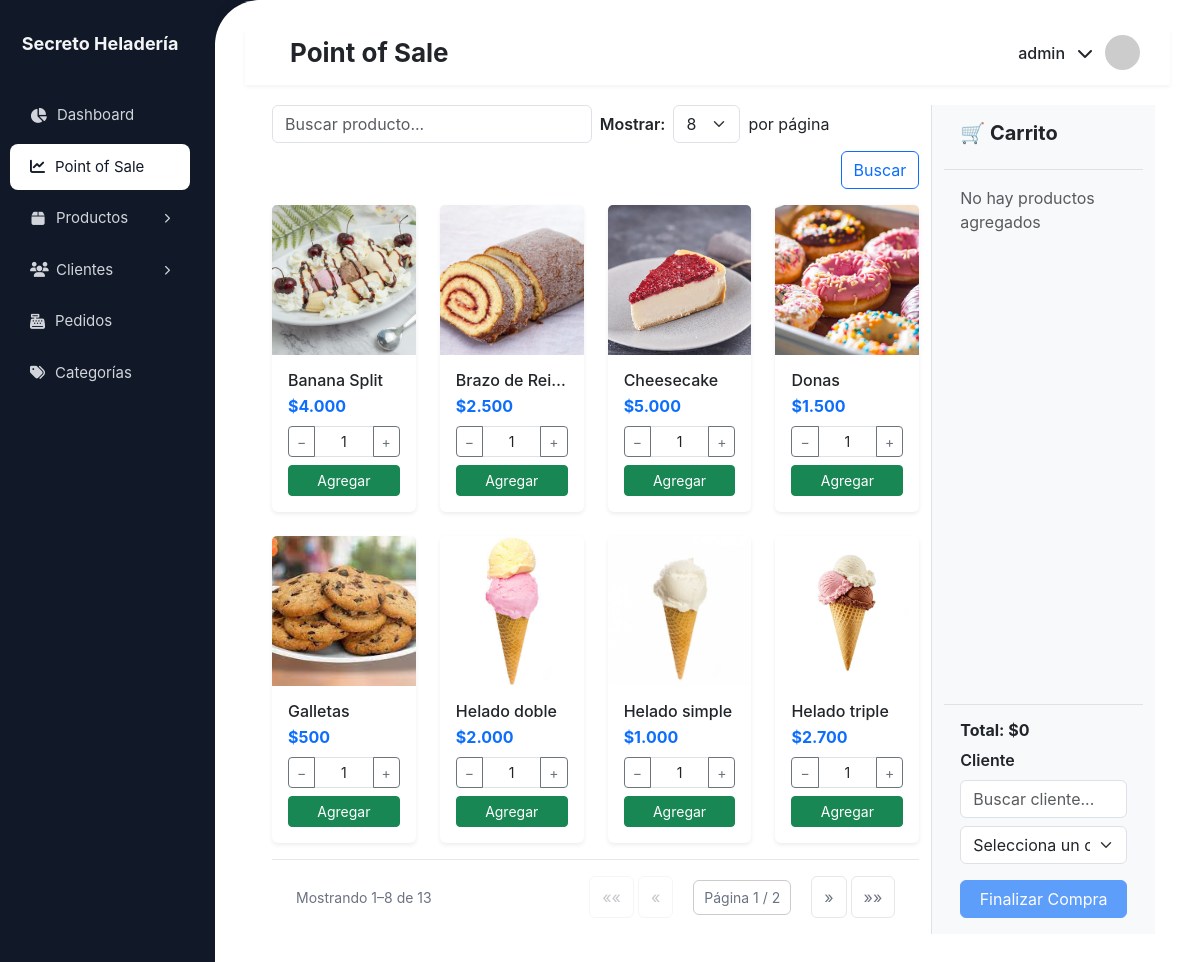
Screenshot of /heladeria/pos/ (signed in) with the database file from the repository.
### heladeria/models.py (models this page shows, shortened)
class BaseModel(models.Model):
    STATE_CHOICES = [
        ("ACTIVE", "Active"),
        ("INACTIVE", "Inactive"),
    ]
    state = models.CharField(max_length=10, choices=STATE_CHOICES, default="ACTIVE")
    created_at = models.DateTimeField(auto_now_add=True)
    updated_at = models.DateTimeField(auto_now=True)
    deleted_at = models.DateTimeField(null=True, blank=True)
    class Meta:
        abstract = True

class Producto(BaseModel):
    nombre = models.CharField(max_length=100)
    descripcion = models.TextField(blank=True, null=True)
    precio = models.DecimalField(max_digits=10, decimal_places=0)
    precio_compra = models.DecimalField(max_digits=10, decimal_places=0, default=0)
    stock = models.PositiveIntegerField(default=0)
    imagen = models.ImageField(upload_to='productos/', blank=True, null=True)
    categoria = models.ForeignKey(
        Categoria,
        on_delete=models.SET_NULL,
        null=True,
        blank=True,
        related_name='productos'
    )
    class Meta:
        db_table = 'devices_producto'

### heladeria/views.py (the view)
# urls.py: path('pos/', views.pos_home, name='pos_home'),
@login_required
def pos_home(request):
    q = (request.GET.get("q") or "").strip()
    productos_qs = Producto.objects.filter(state="ACTIVE").order_by("nombre")
    if q:
        productos_qs = productos_qs.filter(Q(nombre__icontains=q))
    per_page = request.GET.get("per_page", 8)
    try:
        per_page = int(per_page)
    except ValueError:
        per_page = 8
    paginator = Paginator(productos_qs, per_page)
    page_number = request.GET.get("page")
    try:
        page_obj = paginator.page(page_number)
    except PageNotAnInteger:
        page_obj = paginator.page(1)
    except EmptyPage:
        page_obj = paginator.page(paginator.num_pages)
    venta, created = Venta.objects.get_or_create(usuario=request.user, estado='CART')
    detalles_venta = DetalleVenta.objects.filter(venta=venta)
    total_ventas = Venta.objects.filter(usuario=request.user).count()
    total_productos = productos_qs.count()
    clientes = Cliente.objects.all()
    total_stock = sum([p.stock for p in productos_qs])
    total_ganancias = sum([v.total() for v in Venta.objects.filter(usuario=request.user)])
    total_carrito = 0
    total_carrito = sum(d.subtotal() for d in detalles_venta)
    params = request.GET.copy()
    params.pop("page", None)
    querystring = params.urlencode()
    context = {
        'clientes': clientes,
        'productos': page_obj.object_list,
        'page_obj': page_obj,
        'detalles_venta': detalles_venta,
        'total_ventas': total_ventas,
        'total_productos': total_productos,
        'total_stock': total_stock,
        'total_ganancias': total_ganancias,
        'total_carrito': total_carrito,
        'query': q,
        'querystring': querystring,
        'per_page': per_page,
    }
    if request.method == "POST" and 'confirmar_venta' in request.POST:
        venta.estado = 'COMPLETED'
        venta.fecha_venta = timezone.now()
        venta.save()
        messages.success(request, "La venta ha sido confirmada.")
        return redirect('pos_home')
    return render(request, "heladeria/pos_home.html", context)

### heladeria/models.py (called while the page is built)
    def total(self):
        return sum(detalle.subtotal() for detalle in self.detalleventa_set.all())

    def subtotal(self):
        precio = self.precio_unitario or self.producto.precio
        return precio * self.cantidad

    @property
    def nombre_completo(self):
        return f"{self.nombre} {self.apellido}"

### heladeria/templatetags/formatos.py (called while the page is built)
@register.filter
def precio_cl(value):
    try:
        value = int(float(value))
        return f"{value:,}".replace(",", ".")
    except:
        return value

### heladeria/templatetags/permisos_extras.py (called while the page is built)
@register.filter(name='tiene_grupo')
def tiene_grupo(user, nombre_grupo):
    return user.groups.filter(name=nombre_grupo).exists()

### heladeria/templates/heladeria/pos_home.html (shortened to what this page needs)
{% extends 'heladeria/base_generic.html' %}
{% load static %}
{% load formatos %}
{% block page_title %}Point of Sale{% endblock %}
{% block extra_css %}
<link rel="stylesheet" href="{% static 'heladeria/css/pos_home.css' %}">
{% endblock %}
{% block content %}
<div class="dashboard-wrapper">
  <div class="row h-100 gx-4 dashboard-row">
    <div class="col-md-8 col-lg-9 overflow-auto">
      <form method="get" class="mb-3 row g-2 align-items-center">
        <div class="col-sm-6 col-md-6 col-lg-6">
          <input type="text" name="q" class="form-control" placeholder="Buscar producto..." value="{{ query }}">
        </div>
        <div class="col-auto d-flex align-items-center">
          <label for="per_page" class="me-2 fw-semibold mb-0">Mostrar:</label>
          <select name="per_page" id="per_page" class="form-select me-2" style="width:auto;">
            <option value="8" {% if per_page|stringformat:'s' == '8' %}selected{% endif %}>8</option>
          </select>
          <span class="me-2">por página</span>
        </div>
        <div class="col-auto ms-auto">
          <button type="submit" class="btn btn-outline-primary">Buscar</button>
        </div>
      </form>
      <div id="productos-container">
        {% include "heladeria/_pos_parcial.html" %}
      </div>
    </div>
    <div class="col-md-4 col-lg-3 bg-light border-start d-flex flex-column">
      <div class="p-3 border-bottom">
        <h5 class="fw-bold">🛒 Carrito</h5>
      </div>
      <div id="carrito-lista" class="flex-grow-1 overflow-auto p-3">
      </div>
      <div class="p-3 border-top">
        <h6 class="fw-bold">Total: $<span id="total">0.00</span></h6>
        <form id="checkout-form" method="post" action="{% url 'confirmar_venta' %}">
          <div class="mb-2">
            <label for="cliente" class="form-label fw-semibold">Cliente</label>
            <input type="text" id="cliente-search" class="form-control mb-2" placeholder="Buscar cliente...">
            <select name="cliente" id="cliente" class="form-select" required>
              <option value="" selected disabled>Selecciona un cliente</option>
            </select>
          </div>
          <button type="submit" class="btn btn-primary w-100 mt-2" id="finalizar-btn" disabled>
            Finalizar Compra
          </button>
        </form>
      </div>
    </div>
  </div>
</div>
{% endblock %}

### heladeria/templates/heladeria/base_generic.html (shortened to what this page needs)
{% load static %}
{% load permisos_extras %}
<!DOCTYPE html>
<html lang="es">
<head>
  <link href="https://cdn.jsdelivr.net/npm/bootstrap@5.3.2/dist/css/bootstrap.min.css" rel="stylesheet">
  <link rel="stylesheet" href="https://cdnjs.cloudflare.com/ajax/libs/font-awesome/6.5.0/css/all.min.css">
  {% block extra_css %}{% endblock %}
  <link rel="stylesheet" href="{% static 'heladeria/css/layout.css' %}">
</head>
<body>
  <aside class="sidebar">
    <div class="brand">Secreto Heladería</div>
    <nav class="menu">
      {% if request.user|tiene_grupo:"Admin" %}
      <a href="{% url 'reporte_dashboard' %}"
        class="{% if request.resolver_match.url_name == 'reporte_dashboard' %}active{% endif %}">
          <i class="fa fa-chart-pie"></i> Dashboard
      </a>
      {% endif %}
      <a href="{% url 'pos_home' %}" class="{% if request.resolver_match.url_name == 'pos_home' %}active{% endif %}">
        <i class="fa fa-chart-line"></i> Point of Sale
      </a>
      {% if request.user|tiene_grupo:"Admin" %}
      <div class="menu-group
      ">
        <a href="{% url 'lista_productos' %}"
          class="menu-parent {% if request.resolver_match.url_name == 'lista_productos' %}active{% endif %}">
          <i class="fa fa-box"></i> Productos
          <i class="fa fa-chevron-right arrow"></i>
        </a>
      </div>
      {% endif %}
      <div class="menu-group
      ">
          <a href="{% url 'lista_clientes' %}"
            class="menu-parent {% if request.resolver_match.url_name == 'lista_clientes' %}active{% endif %}">
              <i class="fa fa-users"></i> Clientes
              <i class="fa fa-chevron-right arrow"></i>
          </a>
      </div>
      <a href="{% url 'lista_ventas' %}" class="{% if request.resolver_match.url_name == 'lista_ventas' %}active{% endif %}">
        <i class="fa fa-cash-register"></i> Pedidos
      </a>
      {% if request.user|tiene_grupo:"Admin" %}
      <a href="{% url 'lista_categorias' %}"
        class="{% if request.resolver_match.url_name == 'lista_categorias' %}active{% endif %}">
          <i class="fa fa-tags"></i> Categorías
      </a>
      {% endif %}
    </nav>
  </aside>
  <div class="main-content">
    <div class="content-box">
      <div class="topbar-background"></div>
      <div class="topbar d-flex justify-content-between align-items-center">
        <div class="d-flex align-items-center gap-3">
          <h2 class="mb-0">{% block page_title %}Página{% endblock %}</h2>
        </div>
        <div class="user user-dropdown">
          <span class="user-name">{{ user.username }}</span>
          <i class="fa fa-chevron-down"></i>
          <img class="user-avatar" src="https://ui-avatars.com/api/?name={{ user.username }}&background=random">
        </div>
      </div>
      {% block content %}{% endblock %}
    </div>
  </div>
</body>
</html>

### heladeria/templates/heladeria/_pos_parcial.html
{% load static %}
{% load formatos %}
{% block extra_css %}
<link rel="stylesheet" href="{% static 'heladeria/css/pos_home.css' %}">
{% endblock %}
<div class="row g-4">
  {% for producto in productos %}
  <div class="col-6 col-sm-4 col-md-3">
    <div class="card shadow-sm border-0 h-100">
      {% if producto.imagen %}
        <img src="{{ producto.imagen.url }}" class="card-img-top" alt="{{ producto.nombre|escape }}" style="height:150px; object-fit:cover;">
      {% else %}
        <div class="bg-secondary d-flex align-items-center justify-content-center" style="height:150px;">
          <span class="text-white">Sin imagen</span>
        </div>
      {% endif %}
      <div class="card-body d-flex flex-column">
        <h6 class="card-title mb-1 text-truncate" title="{{ producto.nombre|escape }}">
          {{ producto.nombre }}
        </h6>
        <p class="mb-2 text-primary fw-bold">${{ producto.precio|precio_cl }}</p>
        <div class="d-flex justify-content-center align-items-center mb-2">
          <div class="input-group input-group-sm" style="width:120px;">
            <button class="btn btn-outline-secondary btn-decr" type="button" data-target="#cantidad-{{ producto.id }}">−</button>
            <input id="cantidad-{{ producto.id }}"
              type="text"
              class="form-control text-center cantidad-input"
              value="1"
              inputmode="numeric"
              pattern="[0-9]*"
              maxlength="2">
            <button class="btn btn-outline-secondary btn-incr" type="button" data-target="#cantidad-{{ producto.id }}">+</button>
          </div>
        </div>
        <button
          type="button"
          class="btn btn-success btn-sm mt-auto add-btn"
          data-id="{{ producto.id }}"
          data-name="{{ producto.nombre|escape }}"
          data-price="{{ producto.precio|precio_cl }}">
          Agregar
        </button>
      </div>
    </div>
  </div>
  {% empty %}
    <p class="text-muted">No se encontraron productos.</p>
  {% endfor %}
</div>
{% if page_obj.has_other_pages %}
<div class="table-footer"
     style="display:flex; justify-content:space-between; align-items:center; gap:1rem; margin-top:1rem;">
    <div class="results-per-page">
        <span>Mostrando {{ page_obj.start_index }}–{{ page_obj.end_index }} de {{ page_obj.paginator.count }}</span>
    </div>
    <div class="pagination" style="display:flex; gap:4px; align-items:center;">
        <button class="pagination-btn"
                {% if page_obj.has_previous %}
                    data-page="1"
                {% else %} disabled {% endif %}>
            ««
        </button>
        <button class="pagination-btn"
                {% if page_obj.has_previous %}
                    data-page="{{ page_obj.previous_page_number }}"
                {% else %} disabled {% endif %}>
            «
        </button>
        <span class="pagination-info"
              style="padding:6px 10px; border:1px solid #ccc; border-radius:6px;">
            Página {{ page_obj.number }} / {{ page_obj.paginator.num_pages }}
        </span>
        <button class="pagination-btn"
                {% if page_obj.has_next %}
                    data-page="{{ page_obj.next_page_number }}"
                {% else %} disabled {% endif %}>
            »
        </button>
        <button class="pagination-btn"
                {% if page_obj.has_next %}
                    data-page="{{ page_obj.paginator.num_pages }}"
                {% else %} disabled {% endif %}>
            »»
        </button>
    </div>
</div>
{% endif %}

### heladeria/static/heladeria/css/pos_home.css (style rules this page uses)
:root { --primary-blue: #4F46E5; --hover-blue: #4338CA; --border-light: #E5E7EB; --text-gray: #6B7280; --bg-light: #F9FAFB; }
.table-footer { display: flex; justify-content: space-between; align-items: center; padding: 1rem 1.5rem; border-top: 1px solid var(--border-light); background: white; }
.results-per-page { display: flex; align-items: center; gap: 0.5rem; color: var(--text-gray); font-size: 0.875rem; }
.pagination { display: flex; gap: 0.5rem; align-items: center; }
.pagination-info { color: var(--text-gray); font-size: 0.875rem; margin: 0 1rem; }
.pagination-btn { padding: 0.5rem 0.75rem; background: white !important; border: 1px solid var(--border-light) !important; border-radius: 6px; color: var(--text-gray); cursor: pointer; transition: all 0.2s; }
.pagination-btn:disabled { opacity: 0.4; cursor: not-allowed; }
a { text-decoration: none; }

### heladeria/static/heladeria/css/layout.css (style rules this page uses)
body { background: #111827; margin: 0; display: flex; height: 100vh; overflow: hidden; font-family: "Inter", sans-serif; }
a { text-decoration: underline; }
.sidebar { position: fixed; left: 0; top: 0; width: 200px; height: 100vh; background: #111827; padding-top: 30px; display: flex; flex-direction: column; z-index: 100; overflow-y: auto; }
.sidebar .brand { font-size: 18px; font-weight: bold; text-align: center; margin-bottom: 30px; color: #F3F4F6; }
.sidebar .menu > a { display: flex; align-items: center; gap: 10px; padding: 12px 20px; color: #D1D5DB; text-decoration: none; border-radius: 8px; font-size: 15px; margin: 5px 10px; transition: 0.2s; }
.sidebar .menu > a.active { background: #ffffff !important; color: #111827 !important; }
.menu-group { margin: 5px 10px; }
.menu-parent { display: flex; align-items: center; gap: 10px; padding: 12px 20px; border-radius: 8px; color: #D1D5DB; font-size: 15px; cursor: pointer; transition: 0.2s; text-decoration: none; }
.menu-parent i:first-child { width: 16px; text-align: center; }
.menu-parent .arrow { margin-left: auto; font-size: 10px; transition: transform 0.2s ease; }
.main-content { margin-left: 215px; flex-grow: 1; padding: 0; overflow: hidden; }
.content-box { padding-top: 45px; background: #fff; border-top-left-radius: 45px; padding: 30px; height: 100vh; overflow-y: auto; box-shadow: 0 4px 20px rgba(0,0,0,0.05); }
.topbar-background { position: fixed; top: 0; width: 100vw; height: 45px; background: #fff; border-top-left-radius: 15px; z-index: 49; }
.topbar { position: sticky; top: 0; z-index: 50; display: flex; justify-content: space-between; align-items: center; box-shadow: 0 2px 4px rgba(0,0,0,0.05); background: #fff; padding: 5px 30px 15px 45px; margin: 0; }
.topbar h2 { font-size: 26px; font-weight: 700; margin-bottom: 10px; }
.topbar .user { display: flex; align-items: center; gap: 12px; font-weight: 500; position: relative; cursor: pointer; }
.topbar .user img { width: 35px; height: 35px; border-radius: 50%; object-fit: cover; }

### heladeria/templates/heladeria/pos_home.html (style rules this page uses)
.dashboard-row { margin-left: 0 !important; margin-right: 0 !important; width: 100% !important; }
.dashboard-wrapper { max-width: 1200px; margin: auto; padding-left: 15px; padding-right: 15px; padding-top: 20px; width: 100%; }

### rows the page displays
Producto: imagen (picture), nombre "Banana Split", precio|precio_cl "4.000"
Producto: imagen (picture), nombre "Brazo de Rei…", precio|precio_cl "2.500"
Producto: imagen (picture), nombre "Cheesecake", precio|precio_cl "5.000"
Producto: imagen (picture), nombre "Donas", precio|precio_cl "1.500"
Producto: imagen (picture), nombre "Galletas", precio|precio_cl "500"
Producto: imagen (picture), nombre "Helado doble", precio|precio_cl "2.000"
Producto: imagen (picture), nombre "Helado simple", precio|precio_cl "1.000", id "1"
Producto: imagen (picture), nombre "Helado triple", precio|precio_cl "2.700"

### other values shown
{{ user.username }} "admin"
{{ page_obj.start_index }} "1"
{{ page_obj.end_index }} "8"
{{ page_obj.paginator.count }} "13"
{{ page_obj.number }} "1"
{{ page_obj.paginator.num_pages }} "2"
